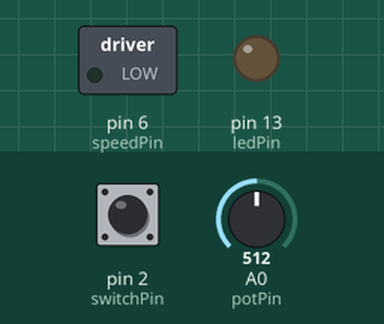
The sketch below on a simulated Arduino Uno, built with avr-gcc and run on an emulated ATmega328P. On the bench: switched loads named in the sketch (green lamp = pin HIGH), output pins drawn as LEDs (lit = HIGH). The inputs (shaded band) are chosen by the test bench; at power-on: pin 2 (switchPin) HIGH, A0 (potPin) = 512.

Above: at 1.2 s.
1.3 s: pin 2 (switchPin) pulled LOW for 0.15 s
At 2.6 s:
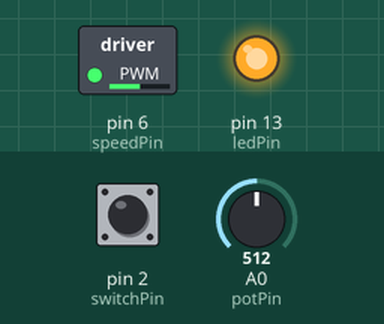
2.9 s: A0 (potPin) set to 716
At 3.2 s:
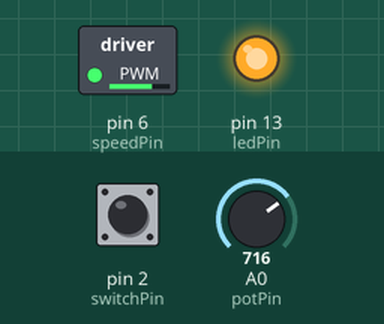
4.4 s: A0 (potPin) set to 900
At 5.1 s:
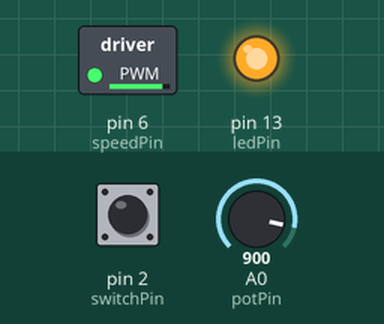
5.9 s: A0 (potPin) set to 122
At 6.6 s:
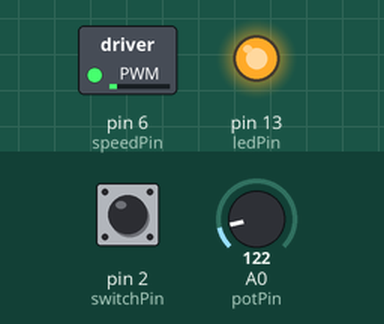
7.4 s: A0 (potPin) set to 0
At 8.6 s:
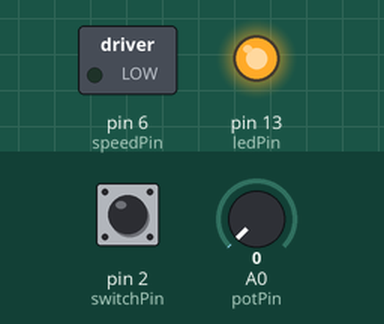
8.9 s: pin 2 (switchPin) pulled LOW for 1 s
At 10.4 s:
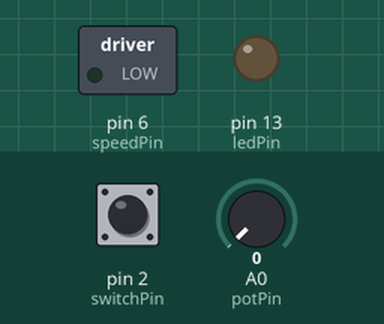
Timing chart, 0 to 11.9 s (numbered marks = the images above; inputs shaded):
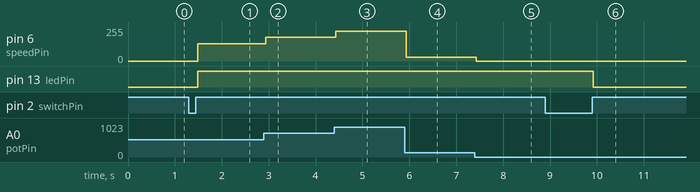

Measured:
- after the input at 1.3 s, pin 6 (speedPin): 0/255 → 128/255 after 0.19 s; pin 13 (ledPin): LOW → HIGH after 0.19 s
- after the input at 2.9 s, pin 6 (speedPin): 128/255 → 179/255 at once
- after the input at 4.4 s, pin 6 (speedPin): 179/255 → 225/255 at once
- after the input at 5.9 s, pin 6 (speedPin): 225/255 → 30/255 at once
- after the input at 7.4 s, pin 6 (speedPin): 30/255 → 0/255 at once
- after the input at 8.9 s, pin 13 (ledPin): HIGH → LOW after 1.0 s

The sketch:

07_04_Motro_pot.ino
```cpp
const int potPin = A0;  // 电位器连接A0引脚
const int switchPin = 2;     // 按键模块连接D2引脚
const int speedPin = 6;   // 马达速度控制引脚
const int ledPin = 13;    // 马达启停指示LED引脚D13
boolean  motorEnable = false; // 定义马达启停状态，false停止，true启动
int switchState = 1;   // 保存当前按键模块的返回值
int preSwitchState = 1;  // 保存先前按键模块的返回值
int motorSpeed;        // 保存马达的速度的PWM值
int potVal;            // 保存电位器模块的返回值

void setup()
{
  pinMode(switchPin, INPUT);   // 设置D2引脚为输入
  pinMode(ledPin, OUTPUT);  // 设置D13引脚为输出
}

void loop() {
  motorSpeed = analogRead(potPin) / 4;  // 定位器发的返回值除以4，设定马达转速的PWM值
  switchState = digitalRead(switchPin); // 获取当前按键的值
  delay(20);                            // 延时消抖
  if (switchState != preSwitchState) {  // 如果当前按键值和先前值不等，按键状态发生变化
    if (switchState == HIGH) {          // 按键模块释放状态
      motorEnable = !motorEnable;       // 马达状态反转
    }
  }
  if (motorEnable) {                    // 马达处于启动状态
    analogWrite(speedPin, motorSpeed);  // 输出PWM，启动马达并控制转速
    digitalWrite(ledPin, HIGH);         // 指示灯点亮
  }
  else {
    analogWrite(speedPin, 0);           // 马达停止
    digitalWrite(ledPin, LOW);          // 指示灯熄灭
  }
  preSwitchState = switchState;         // 保存当前状态，开始下一次检测
}
```
